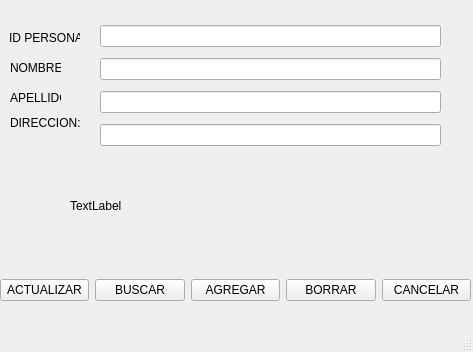
<?xml version="1.0" encoding="UTF-8"?>
<ui version="4.0">
 <class>MainWindow</class>
 <widget class="QMainWindow" name="MainWindow">
  <property name="geometry">
   <rect>
    <x>0</x>
    <y>0</y>
    <width>473</width>
    <height>352</height>
   </rect>
  </property>
  <property name="windowTitle">
   <string>Crud Persona</string>
  </property>
  <widget class="QWidget" name="centralwidget">
   <widget class="QWidget" name="verticalLayoutWidget">
    <property name="geometry">
     <rect>
      <x>100</x>
      <y>20</y>
      <width>341</width>
      <height>131</height>
     </rect>
    </property>
    <layout class="QVBoxLayout" name="verticalLayout">
     <item>
      <widget class="QLineEdit" name="InsertIDPersona"/>
     </item>
     <item>
      <widget class="QLineEdit" name="InsertNombrePersona"/>
     </item>
     <item>
      <widget class="QLineEdit" name="InsertApellidoPersona"/>
     </item>
     <item>
      <widget class="QLineEdit" name="InsertDireccionPersona"/>
     </item>
    </layout>
   </widget>
   <widget class="QLabel" name="ID_PERSONA">
    <property name="geometry">
     <rect>
      <x>9</x>
      <y>30</y>
      <width>71</width>
      <height>16</height>
     </rect>
    </property>
    <property name="font">
     <font>
      <family>MS Shell Dlg 2</family>
      <pointsize>9</pointsize>
      <weight>50</weight>
      <italic>false</italic>
      <bold>false</bold>
     </font>
    </property>
    <property name="text">
     <string>ID PERSONA :</string>
    </property>
   </widget>
   <widget class="QLabel" name="ID_PERSONA_2">
    <property name="geometry">
     <rect>
      <x>10</x>
      <y>60</y>
      <width>51</width>
      <height>16</height>
     </rect>
    </property>
    <property name="font">
     <font>
      <family>MS Shell Dlg 2</family>
      <pointsize>9</pointsize>
      <weight>50</weight>
      <italic>false</italic>
      <bold>false</bold>
     </font>
    </property>
    <property name="text">
     <string>NOMBRE: </string>
    </property>
   </widget>
   <widget class="QLabel" name="ID_PERSONA_3">
    <property name="geometry">
     <rect>
      <x>10</x>
      <y>115</y>
      <width>71</width>
      <height>16</height>
     </rect>
    </property>
    <property name="font">
     <font>
      <family>MS Shell Dlg 2</family>
      <pointsize>9</pointsize>
      <weight>50</weight>
      <italic>false</italic>
      <bold>false</bold>
     </font>
    </property>
    <property name="text">
     <string>DIRECCION:</string>
    </property>
   </widget>
   <widget class="QLabel" name="ID_PERSONA_4">
    <property name="geometry">
     <rect>
      <x>10</x>
      <y>90</y>
      <width>51</width>
      <height>16</height>
     </rect>
    </property>
    <property name="font">
     <font>
      <family>MS Shell Dlg 2</family>
      <pointsize>9</pointsize>
      <weight>50</weight>
      <italic>false</italic>
      <bold>false</bold>
     </font>
    </property>
    <property name="text">
     <string>APELLIDO:</string>
    </property>
   </widget>
   <widget class="QWidget" name="horizontalLayoutWidget_2">
    <property name="geometry">
     <rect>
      <x>0</x>
      <y>270</y>
      <width>471</width>
      <height>41</height>
     </rect>
    </property>
    <layout class="QHBoxLayout" name="horizontalLayout_2">
     <item>
      <widget class="QPushButton" name="BtnActualizarPersona">
       <property name="font">
        <font>
         <family>MS Shell Dlg 2</family>
         <pointsize>9</pointsize>
         <weight>50</weight>
         <italic>false</italic>
         <bold>false</bold>
        </font>
       </property>
       <property name="text">
        <string>ACTUALIZAR</string>
       </property>
      </widget>
     </item>
     <item>
      <widget class="QPushButton" name="BtnBuscarPersona">
       <property name="font">
        <font>
         <family>MS Shell Dlg 2</family>
         <pointsize>9</pointsize>
         <weight>50</weight>
         <italic>false</italic>
         <bold>false</bold>
        </font>
       </property>
       <property name="text">
        <string>BUSCAR</string>
       </property>
      </widget>
     </item>
     <item>
      <widget class="QPushButton" name="BtnAgregarPersona">
       <property name="font">
        <font>
         <family>MS Shell Dlg 2</family>
         <pointsize>9</pointsize>
         <weight>50</weight>
         <italic>false</italic>
         <bold>false</bold>
        </font>
       </property>
       <property name="text">
        <string>AGREGAR</string>
       </property>
      </widget>
     </item>
     <item>
      <widget class="QPushButton" name="BtnBorrarPersona">
       <property name="font">
        <font>
         <family>MS Shell Dlg 2</family>
         <pointsize>9</pointsize>
         <weight>50</weight>
         <italic>false</italic>
         <bold>false</bold>
        </font>
       </property>
       <property name="text">
        <string>BORRAR</string>
       </property>
      </widget>
     </item>
     <item>
      <widget class="QPushButton" name="BtnCancelar">
       <property name="font">
        <font>
         <family>MS Shell Dlg 2</family>
         <pointsize>9</pointsize>
         <weight>50</weight>
         <italic>false</italic>
         <bold>false</bold>
        </font>
       </property>
       <property name="text">
        <string>CANCELAR</string>
       </property>
      </widget>
     </item>
    </layout>
   </widget>
   <widget class="QLabel" name="labeldisplay">
    <property name="geometry">
     <rect>
      <x>70</x>
      <y>150</y>
      <width>341</width>
      <height>111</height>
     </rect>
    </property>
    <property name="text">
     <string>TextLabel</string>
    </property>
   </widget>
  </widget>
  <widget class="QMenuBar" name="menubar">
   <property name="geometry">
    <rect>
     <x>0</x>
     <y>0</y>
     <width>473</width>
     <height>18</height>
    </rect>
   </property>
  </widget>
  <widget class="QStatusBar" name="statusbar"/>
 </widget>
 <resources/>
 <connections/>
</ui>
